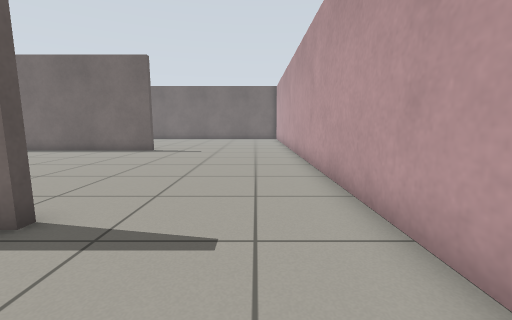
View 1 (above)

18 first-person views from a walk through a Gazebo world. The camera is 0.72 m above the floor, tilts 8° down and sees 90° across. The floor is counted in squares, 0.5 m on a side. Each view is taken from the middle of a square. On the plan, view 1 faces up. The plan holds only what a view shows up to about 13 squares ahead; the rest is blank. The place goes on beyond the plan. Simple shapes stand in for some stock models. Surface patterns are stand-ins for the level's own textures.

View 2
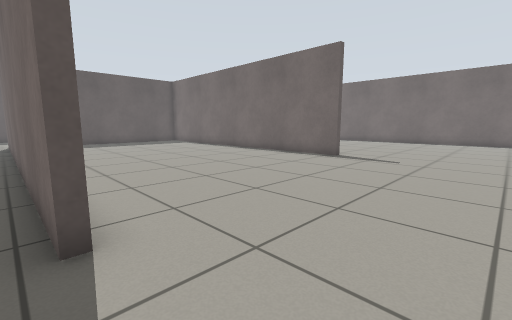

View 3
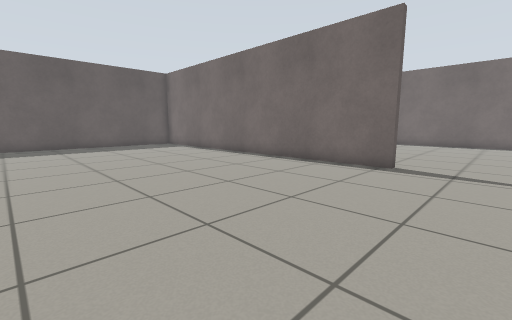

View 4
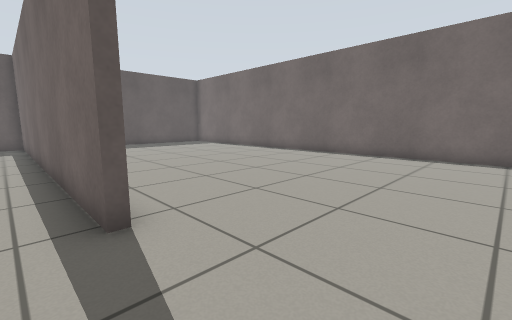

View 5
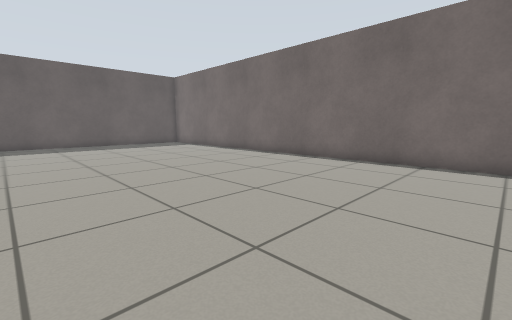

View 6
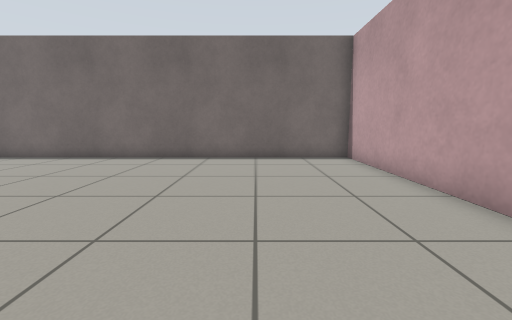

View 7
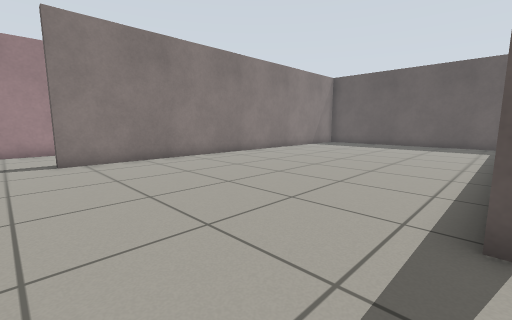

View 8
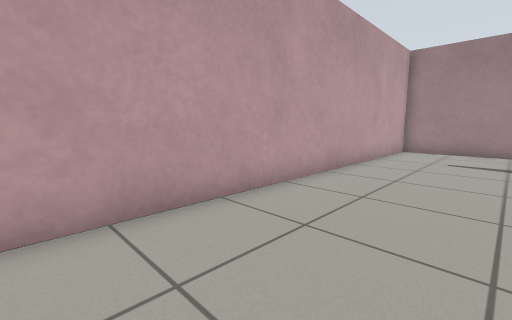

View 9
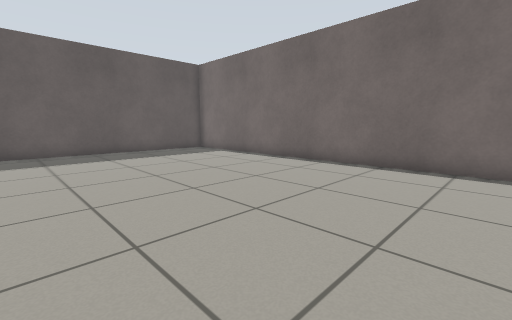

View 10
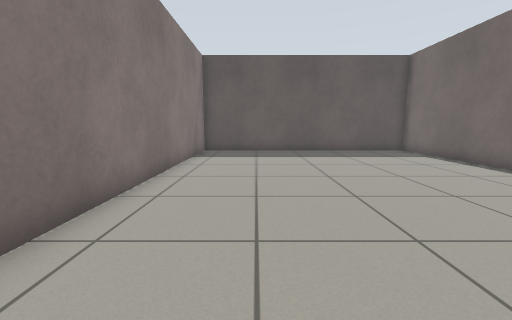

View 11
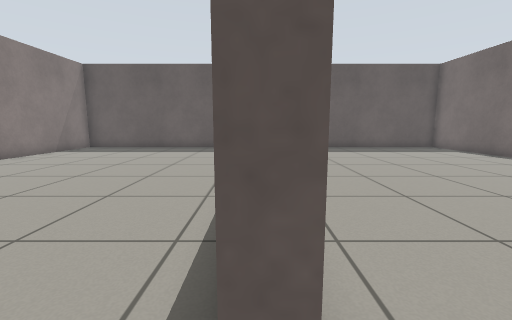

View 12
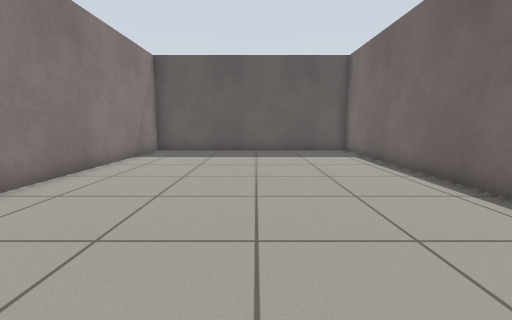

View 13
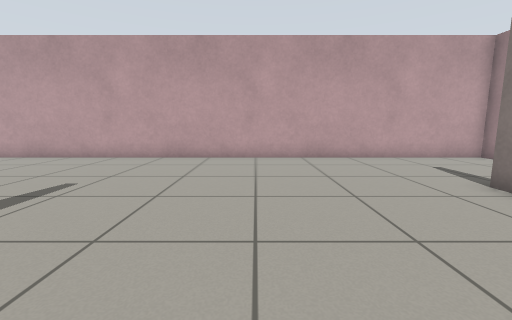

View 14
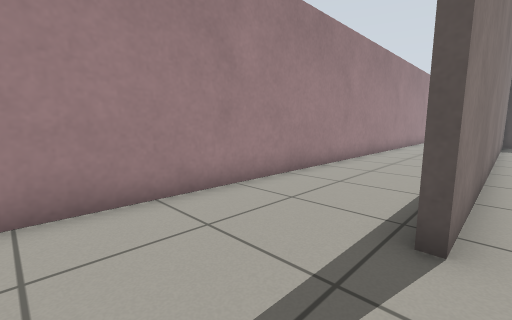

View 15
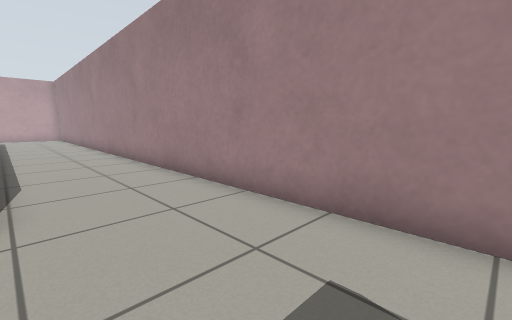

View 16
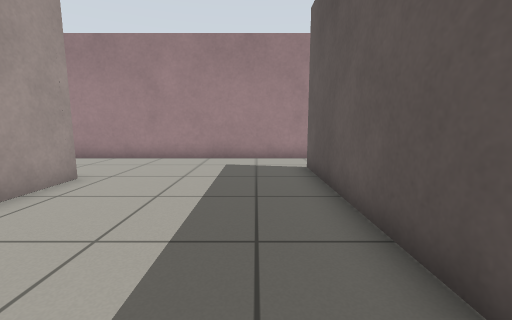

View 17
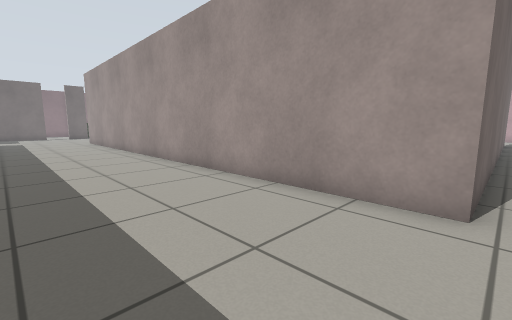

View 18
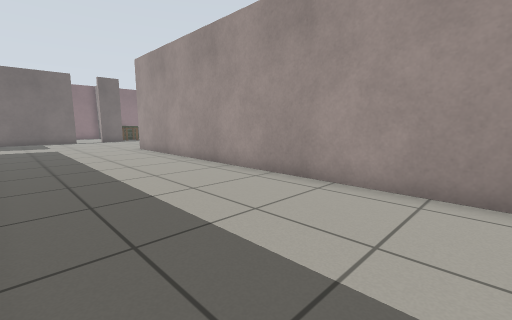

### Floor plan
Points are (right, up) in squares from view 1. A wall is a line through its corners. A room is listed if a view was taken in it or the views show most of it. See-through windows are left out.
Room 1 (views 1, 2, 14, 15, 16, 17, 18)
walls: (-27.7, 8.5) (-27.7, 1.5); (-28.2, -0.7) (2, -0.7) (2, 4.5); (-3.3, 3.6) (-3.3, 3.3) (-21.3, 3.3) (-21.3, 23.2)
ways out: opening at (-1, 3.5) to room 2; opening at (-28, 0.5)
Room 2 (views 3, 4, 5, 6, 7, 8, 9, 10, 11, 12, 13)
walls: (-5.6, 13.9) (-20.4, 13.9); (-20.4, 14.2) (-9.6, 14.2); (-20.9, 21.1) (-20.9, 15.9); (-20.9, 6.1) (-20.9, 4.9); (2, 4.5) (2, 25) (-20.5, 25); (-20.5, 3.6) (-3.3, 3.6)
ways out: opening at (-1, 3.5) to room 1

Positions as (right, up) in squares from view 1, and headings:
1: (0, 0), facing up
2: (0, 3), facing up-left
3: (-3, 5), facing up-left
4: (-2, 13), facing up-left
5: (-2, 15), facing up-left
6: (-2, 14), facing up
7: (-2, 14), facing down-left
8: (-2, 14), facing down-right
9: (-7, 16), facing up-left
10: (-7, 17), facing left
11: (-5, 14), facing left
12: (-7, 9), facing left
13: (-9, 9), facing right
14: (0, 4), facing down-left
15: (-26, 3), facing down-right
16: (-26, 10), facing down
17: (-26, 3), facing up-right
18: (-27, 10), facing up-right
